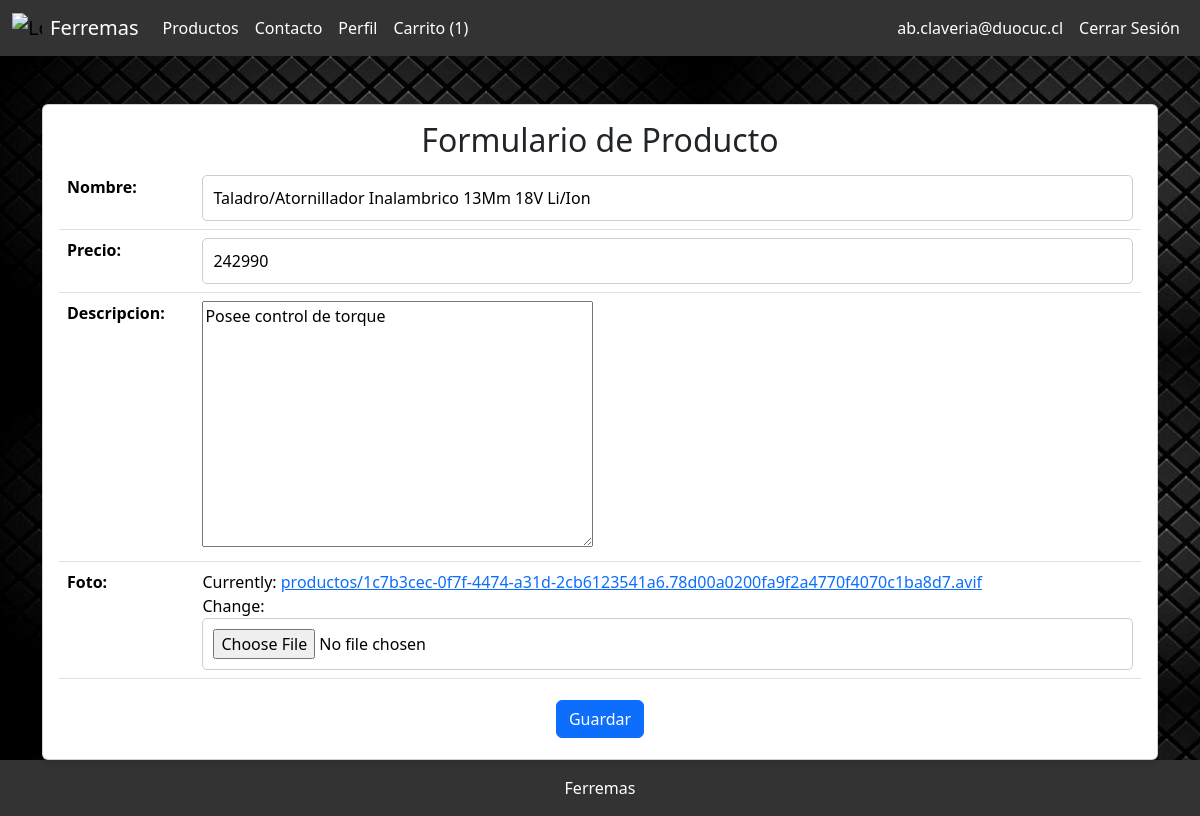
The page /producto/2/editar/ (signed in) on the database its author committed.
### ferremas/models.py (models this page shows, shortened)
class Producto(models.Model):
    nombre = models.CharField(max_length=100)
    precio = models.DecimalField(max_digits=10, decimal_places=0)
    descripcion = models.TextField()
    foto = models.ImageField(upload_to='productos/')

### ferremas/views.py (the view)
# urls.py: path('producto/<int:product_id>/editar/', views.product_update, name='product_update'),
@login_required
def product_update(request, product_id):
    product = get_object_or_404(Producto, id=product_id)
    if request.method == 'POST':
        form = ProductoForm(request.POST, request.FILES, instance=product)
        if form.is_valid():
            form.save()
            return redirect('product_detail', product_id=product.id)
    else:
        form = ProductoForm(instance=product)
    return render(request, 'ferremas/product_form.html', {'form': form})

### ferremas/forms.py
class ProductoForm(forms.ModelForm):
    class Meta:
        model = Producto
        fields = ['nombre', 'precio', 'descripcion', 'foto']

### ferremas/templates/ferremas/product_form.html (shortened to what this page needs)
{% extends 'ferremas/base.html' %}
{% block content %}
<div class="container mt-5">
    <div class="card">
        <div class="card-body">
            <h2 class="card-title text-center">Formulario de Producto</h2>
            <form method="post" enctype="multipart/form-data">
                <table class="table">
                    {{ form.as_table }}
                </table>
                <div class="text-center">
                    <button type="submit" class="btn btn-primary">Guardar</button>
                </div>
            </form>
        </div>
    </div>
</div>
{% endblock %}

### ferremas/templates/ferremas/navbar.html (shortened to what this page needs)
{% load static %}
<nav class="navbar navbar-expand-lg">
    <div class="container-fluid">
        <a class="navbar-brand d-flex align-items-center" href="{% url 'index' %}">
            <img src="{% static 'img/logo.svg' %}" alt="Logo" width="30" height="30" class="d-inline-block align-text-top me-2">
            <span style="color: #fff;"> Ferremas</span>
        </a>
        <div class="collapse navbar-collapse" id="navbarNav">
            <ul class="navbar-nav me-auto mb-2 mb-lg-0">
                <li class="nav-item">
                    <a class="nav-link" href="{% url 'product_list' %}">Productos</a>
                </li>
                <li class="nav-item">
                    <a class="nav-link" href="{% url 'contact' %}">Contacto</a>
                </li>
                {% if user.is_authenticated %}
                    <li class="nav-item">
                        <a class="nav-link" href="{% url 'user_profile' %}">Perfil</a>
                    </li>
                    <li class="nav-item">
                        <a class="nav-link" href="{% url 'cart' %}">
                            Carrito
                            {% if user.is_authenticated %}
                                ({{ request.user.cartitem_set.count }})
                            {% endif %}
                        </a>
                    </li>
                {% endif %}
            </ul>
            <ul class="navbar-nav">
                {% if user.is_authenticated %}
                    <li class="nav-item">
                        <a class="nav-link" href="{% url 'user_profile' %}">{{ user.email }}</a>
                    </li>
                    <li class="nav-item">
                        <a class="nav-link" href="{% url 'logout' %}">Cerrar Sesión</a>
                    </li>
                {% endif %}
            </ul>
        </div>
    </div>
</nav>

### ferremas/static/css/style.css (style rules this page uses)
html, body { height: 100%; margin: 0; display: flex; flex-direction: column; }
body { font-family: Arial, sans-serif; background-image: url('../img/fondo_decoracion.png'); }
.navbar { background-color: #333; }
.navbar .nav-link { color: #fff; }
.card { display: flex; flex-direction: column; height: 100%; background-color: rgba(255, 255, 255, 0.8); backdrop-filter: blur(10px); border-radius: 15px; box-shadow: 0 4px 8px rgba(0, 0, 0, 0.1); }
.card-body { flex: 1; display: flex; flex-direction: column; justify-content: space-between; }
.btn { margin: 5px; }
.btn-primary { background-color: #007bff; border: none; padding: 10px 20px; font-size: 1.2em; border-radius: 25px; }
input { border-radius: 5px; padding: 10px; width: 100%; border: 1px solid #ccc; }

### rows shown on the page
Producto: nombre "Taladro/Atornillador Inalambrico 13Mm 18V Li/Ion", precio "242990", descripcion "Posee control de torque"

### other values the page prints
{{ request.user.cartitem_set.count }} "1"
{{ user.email }} "ab.claveria@duocuc.cl"
